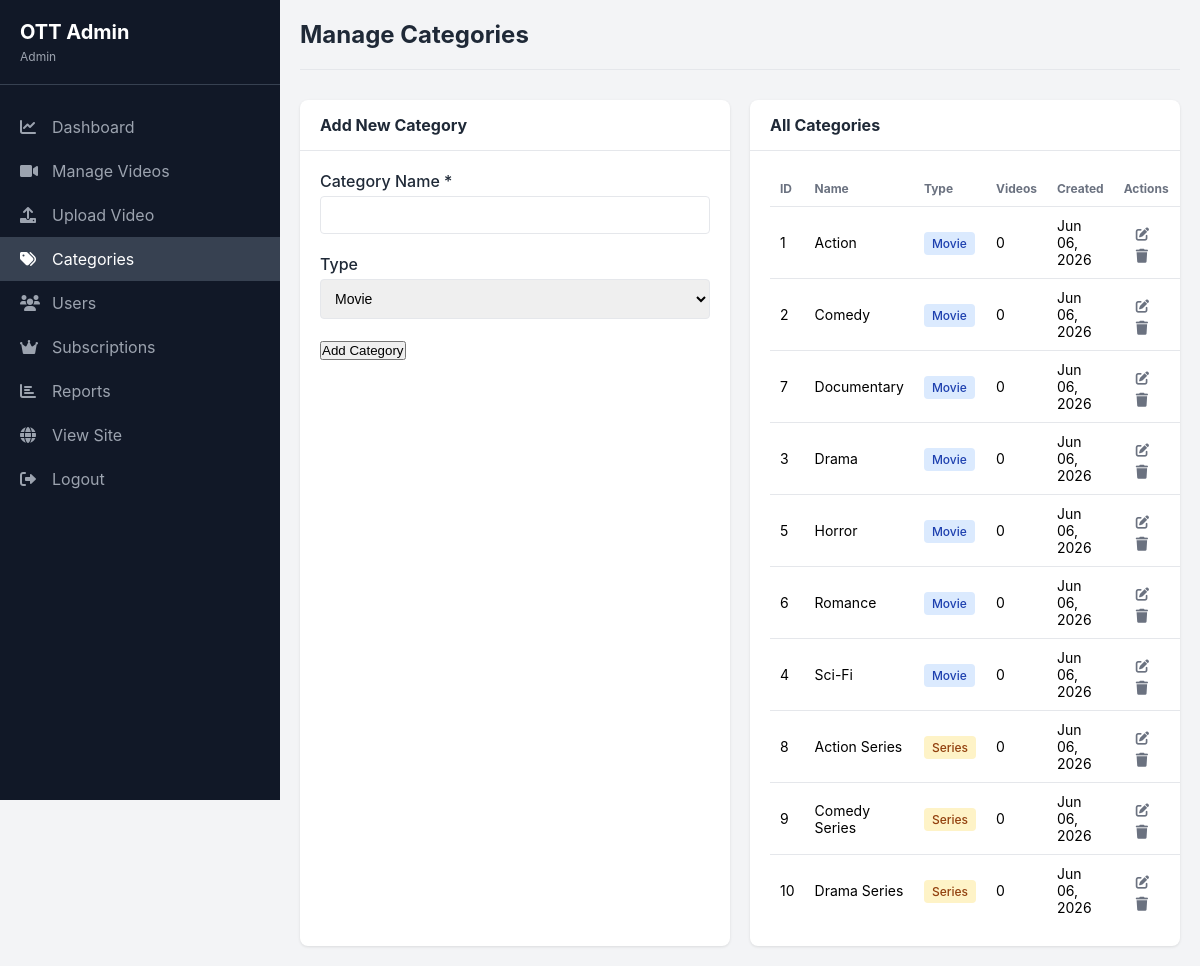
/admin/manage-categories.php (signed in), run on the app's committed database.
### tables this page shows
CREATE TABLE categories (
    id INT PRIMARY KEY AUTO_INCREMENT,
    name VARCHAR(50) NOT NULL,
    type ENUM('movie', 'series') DEFAULT 'movie',
    created_at TIMESTAMP DEFAULT CURRENT_TIMESTAMP
);

### admin/manage-categories.php (the view, shortened to what this page needs)
<?php
require_once '../includes/functions.php';
$categories = $db->query("SELECT * FROM categories ORDER BY type, name")->fetchAll();
?>
<!DOCTYPE html>
<html lang="en">
<head>
    <link rel="stylesheet" href="../assets/css/admin.css">
    <link rel="stylesheet" href="https://cdnjs.cloudflare.com/ajax/libs/font-awesome/6.0.0/css/all.min.css">
</head>
<body>
    <div class="admin-container">
        <?php include __DIR__ . '/includes/sidebar.php'; ?>
        <main class="admin-main">
            <header class="admin-header">
                <h1>Manage Categories</h1>
            </header>
            <div class="dashboard-grid">
                <div class="dashboard-card">
                    <div class="card-header">
                        <h2>Add New Category</h2>
                    </div>
                    <div class="card-body">
                        <form method="POST" class="admin-form">
                            <div class="form-group">
                                <label for="name">Category Name *</label>
                                <input type="text" id="name" name="name" required>
                            </div>
                            <div class="form-group">
                                <label for="type">Type</label>
                                <select id="type" name="type">
                                    <option value="movie">Movie</option>
                                </select>
                            </div>
                            <button type="submit" class="btn btn-primary">Add Category</button>
                        </form>
                    </div>
                </div>
                <div class="dashboard-card">
                    <div class="card-header">
                        <h2>All Categories</h2>
                    </div>
                    <div class="card-body">
                        <table class="data-table">
                            <thead>
                                <tr>
                                    <th>ID</th>
                                    <th>Name</th>
                                    <th>Type</th>
                                    <th>Videos</th>
                                    <th>Created</th>
                                    <th>Actions</th>
                                </tr>
                            </thead>
                            <tbody>
                                <?php foreach ($categories as $category): ?>
                                <?php
                                $videoCount = $db->prepare("SELECT COUNT(*) as count FROM videos WHERE category_id = ?");
                                $videoCount->execute([$category['id']]);
                                $count = $videoCount->fetch()['count'];
                                ?>
                                <tr>
                                    <td><?php echo $category['id']; ?></td>
                                    <td><?php echo htmlspecialchars($category['name']); ?></td>
                                    <td>
                                        <span class="badge badge-<?php echo $category['type']; ?>">
                                            <?php echo ucfirst($category['type']); ?>
                                        </span>
                                    </td>
                                    <td><?php echo $count; ?></td>
                                    <td><?php echo date('M d, Y', strtotime($category['created_at'])); ?></td>
                                    <td>
                                        <button class="btn-icon edit-cat" data-id="<?php echo $category['id']; ?>"
                                                data-name="<?php echo htmlspecialchars($category['name']); ?>"
                                                data-type="<?php echo $category['type']; ?>">
                                            <i class="fas fa-edit"></i>
                                        </button>
                                        <a href="?action=delete&id=<?php echo $category['id']; ?>"
                                           class="btn-icon delete"
                                           onclick="return confirm('Delete this category? Videos in this category will be uncategorized.')">
                                            <i class="fas fa-trash"></i>
                                        </a>
                                    </td>
                                </tr>
                                <?php endforeach; ?>
                            </tbody>
                        </table>
                    </div>
                </div>
            </div>
        </main>
    </div>
</body>
</html>

### assets/css/admin.css (style rules this page uses)
:root { --admin-primary: #4f46e5; --admin-secondary: #6366f1; --admin-success: #10b981; --admin-danger: #ef4444; --admin-warning: #f59e0b; --admin-dark: #1f2937; --admin-darker: #111827; --admin-light: #f3f4f6; --admin-sidebar-width: 280px; }
* { margin: 0; padding: 0; box-sizing: border-box; }
body { font-family: 'Inter', sans-serif; background-color: #f3f4f6; }
.admin-container { display: flex; min-height: 100vh; }
.admin-main { flex: 1; margin-left: var(--admin-sidebar-width); padding: 20px; }
.admin-header { display: flex; justify-content: space-between; align-items: center; margin-bottom: 30px; padding-bottom: 20px; border-bottom: 1px solid #e5e7eb; }
.admin-header h1 { font-size: 24px; color: var(--admin-dark); }
.dashboard-grid { display: grid; grid-template-columns: repeat(auto-fit, minmax(400px, 1fr)); gap: 20px; }
.dashboard-card { background: white; border-radius: 8px; overflow: hidden; box-shadow: 0 1px 3px rgba(0, 0, 0, 0.1); }
.card-header { padding: 15px 20px; border-bottom: 1px solid #e5e7eb; display: flex; justify-content: space-between; align-items: center; }
.card-header h2 { font-size: 16px; color: var(--admin-dark); }
.card-body { padding: 20px; }
.data-table { width: 100%; border-collapse: collapse; }
.data-table th { text-align: left; padding: 10px; font-size: 12px; color: #6b7280; border-bottom: 1px solid #e5e7eb; }
.data-table td { padding: 10px; font-size: 14px; border-bottom: 1px solid #e5e7eb; }
.data-table tr:last-child td { border-bottom: none; }
.badge { padding: 4px 8px; border-radius: 4px; font-size: 12px; font-weight: 500; }
.admin-form { max-width: 600px; }
.form-group { margin-bottom: 20px; }
.form-group label { display: block; margin-bottom: 5px; font-weight: 500; color: var(--admin-dark); }
.form-group input, .form-group select, .form-group textarea { width: 100%; padding: 10px; border: 1px solid #e5e7eb; border-radius: 4px; font-size: 14px; }

### admin/manage-categories.php (style rules this page uses)
.btn-icon { padding: 5px 10px; margin: 0 2px; border: none; border-radius: 4px; cursor: pointer; background: transparent; color: #6b7280; }
.badge-movie { background: #dbeafe; color: #1e40af; }
.badge-series { background: #fef3c7; color: #92400e; }

### data on the page
categories: id "1", name "Action", type "Movie", count "0", created_at "Jun 06, 2026"
categories: id "2", name "Comedy", type "Movie", count "0", created_at "Jun 06, 2026"
categories: id "7", name "Documentary", type "Movie", count "0", created_at "Jun 06, 2026"
categories: id "3", name "Drama", type "Movie", count "0", created_at "Jun 06, 2026"
categories: id "5", name "Horror", type "Movie", count "0", created_at "Jun 06, 2026"
categories: id "6", name "Romance", type "Movie", count "0", created_at "Jun 06, 2026"
categories: id "4", name "Sci-Fi", type "Movie", count "0", created_at "Jun 06, 2026"
categories: id "8", name "Action Series", type "Series", count "0", created_at "Jun 06, 2026"
categories: id "9", name "Comedy Series", type "Series", count "0", created_at "Jun 06, 2026"
categories: id "10", name "Drama Series", type "Series", count "0", created_at "Jun 06, 2026"

### other printed values
$_SESSION['user_name'] "Admin"
